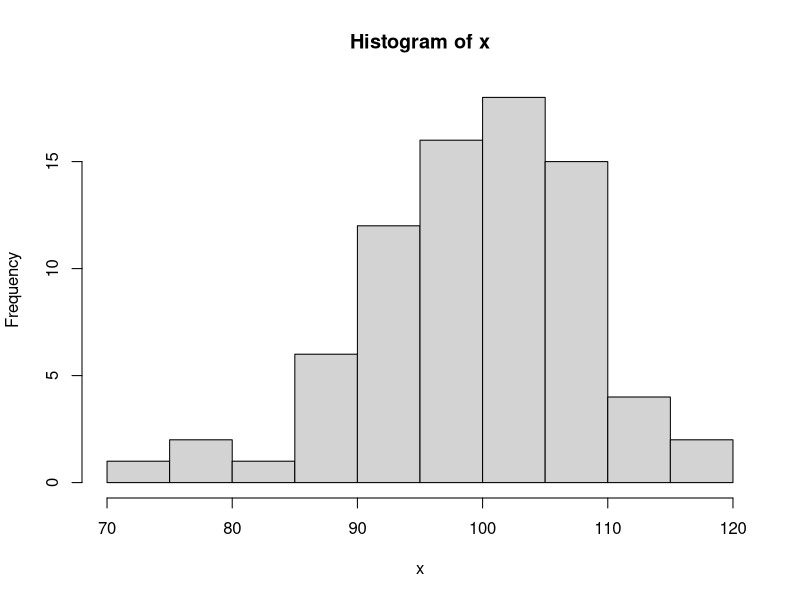
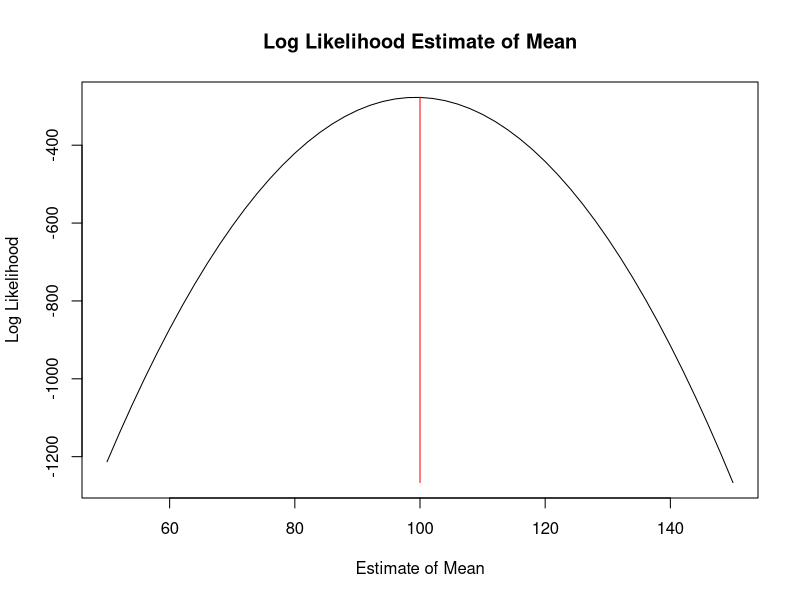
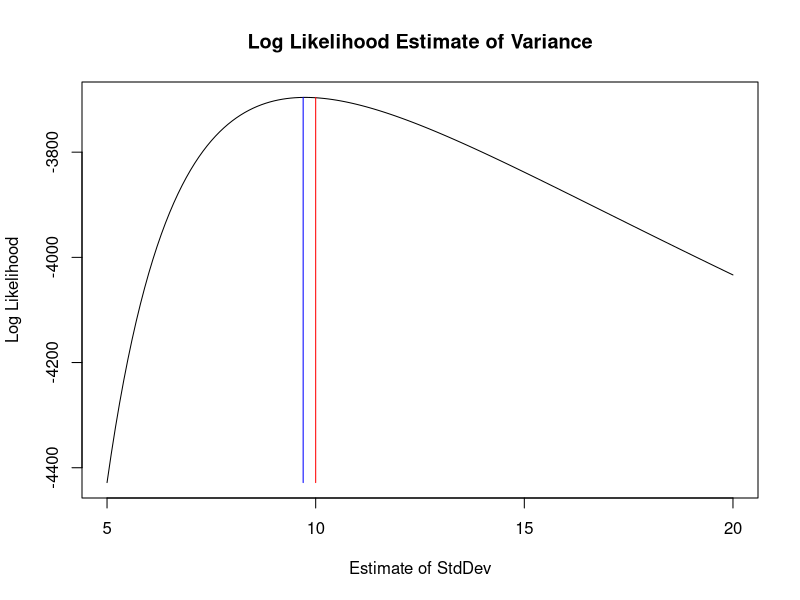
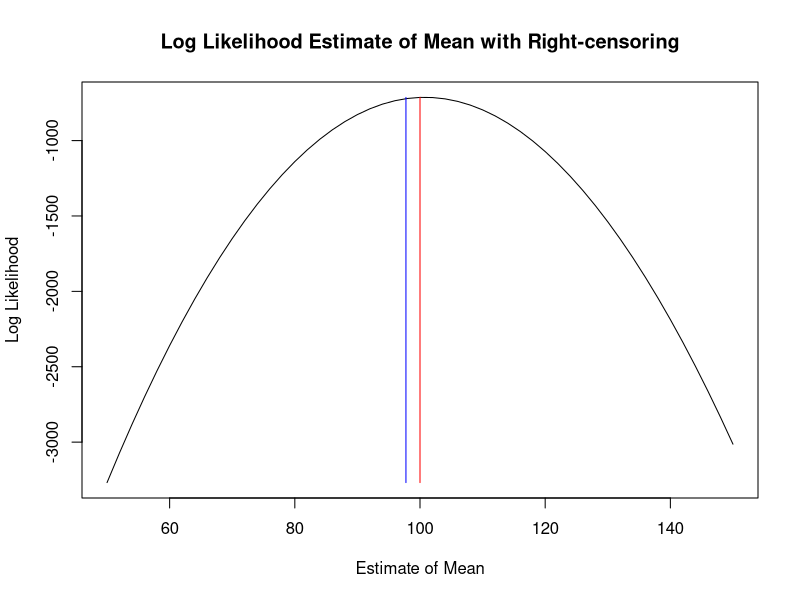
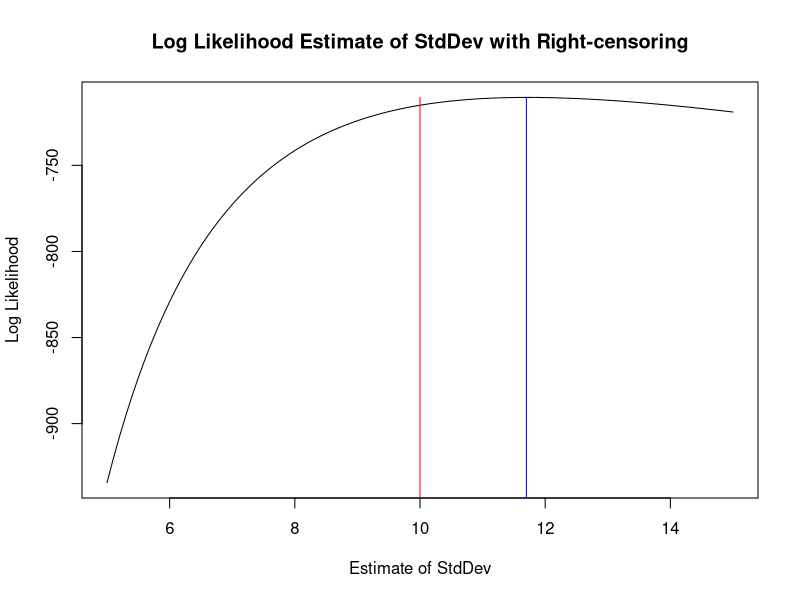
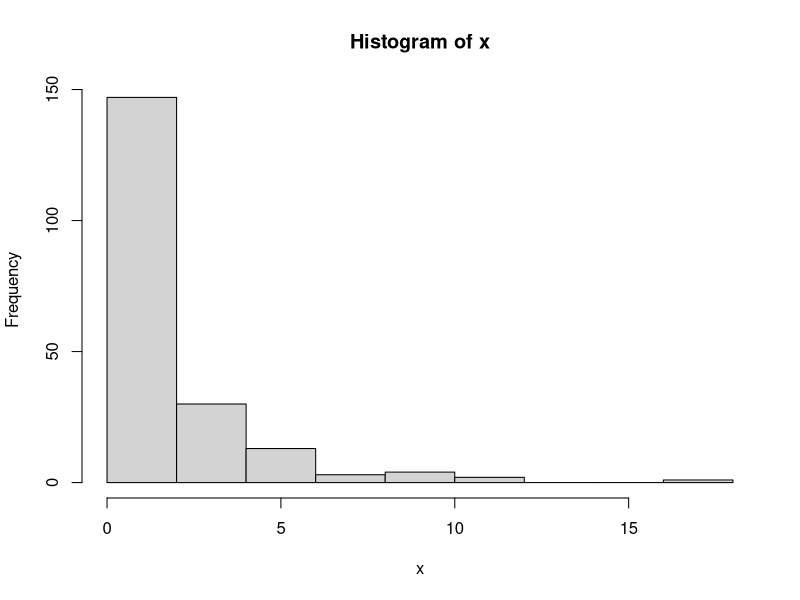
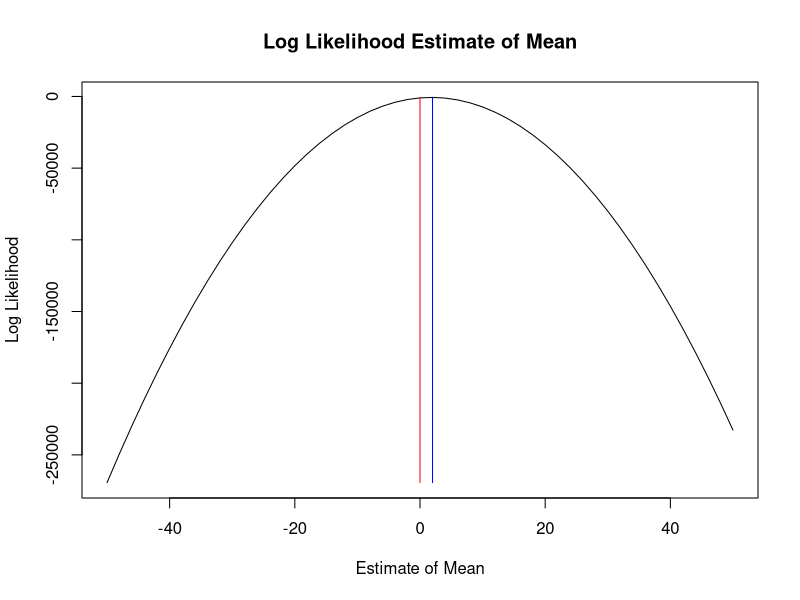
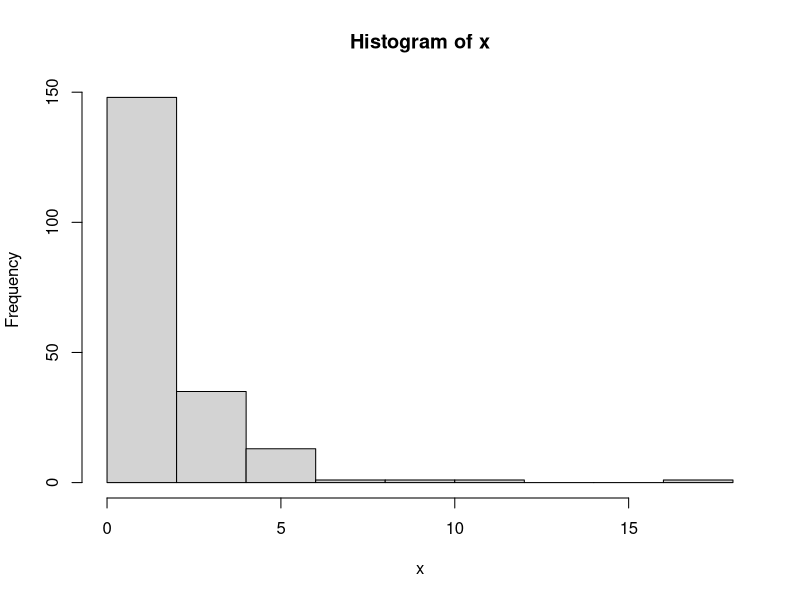

Source code (R) for these figures, in order: (Note: this script raises an error after producing the figures.)


 

#-----------------------------------
#  Example 1
#  known standard deviation
#  find mu by MLE
#-----------------------------------

x = rnorm(77, mean=100, sd=10)

hist(x)

logL.fn1 = function(z, u)
{ln.fz = dnorm(z, mean = u, sd = 10, log = TRUE)}

 #ln.fz = -log(sqrt(2*pi)) - log(sigma) - (0.5/(sigma^2))*(z - u)^2

mu = seq(50, 150, by=2)

lnL.mu = sapply(x, logL.fn1, mu)
lnL.sum = apply(lnL.mu, 1, sum)

plot(mu, lnL.sum, type='l', 
main="Log Likelihood Estimate of Mean", 
xlab="Estimate of Mean", ylab="Log Likelihood")
segments(x0=100, y0=min(lnL.sum), x1=100, y1=max(lnL.sum), col='red')

mu.max = mu[lnL.sum==max(lnL.sum)]
#-----------------------------------


#-----------------------------------
#  Example 2
#  known mu
#  find standard deviation by MLE
#-----------------------------------

x = rnorm(1000, mean=100, sd=10)

logL.fn2 = function(z, sigma){ln.fz = dnorm(z, mean = 100, sd = sigma, log = TRUE)}

sig = 50:200/10

lnL.sigma = sapply(x, logL.fn2, sig)
lnL.sum = apply(lnL.sigma, 1, sum)

plot(sig, lnL.sum, type='l', 
main="Log Likelihood Estimate of Variance", 
xlab="Estimate of StdDev", ylab="Log Likelihood")
segments(x0=10, y0=min(lnL.sum), x1=10, y1=max(lnL.sum), col='red')

sd.max = sig[lnL.sum==max(lnL.sum)]
segments(x0=sd.max, y0=min(lnL.sum), x1=sd.max, y1=max(lnL.sum), col='blue')

#-----------------------------------


#-----------------------------------
#  Example 3
#  known sigma
#  find mu by MLE
#  Likelihood allowing for right-censoring
#-----------------------------------

x = sort(rnorm(200, mean=100, sd=10))
c = c(rep(1, 175), rep(0, 25)) #censoring indicator "1"=complete "0"=censored

mu = seq(50, 150, by=2)

logL.mu.complete = function(z, u)
{ln.fz = dnorm(z, mean = u, sd = 10, log = TRUE)}

logL.mu.rcensored = function(z, u)
{ln.fz = pnorm(z, mean = u, sd = 10, lower.tail = FALSE, log.p = TRUE)}

lnL.mu.comp <- t(sapply(x[c==1], logL.mu.complete, mu))
lnL.mu.rcens <- t(sapply(x[c==0], logL.mu.rcensored, mu))

lnL.mu.all = rbind(lnL.mu.comp, lnL.mu.rcens)

lnL.mu.sum = apply(lnL.mu.all, 2, sum)

plot(mu, lnL.mu.sum, type='l', 
main="Log Likelihood Estimate of Mean with Right-censoring", 
xlab="Estimate of Mean", ylab="Log Likelihood")
segments(x0=100, y0=min(lnL.mu.sum), x1=100, y1=max(lnL.mu.sum), col='red')

#calculate mean for only 'complete' observations
xm1 = mean(x[c==1])

#calculate mean for all observations, but treating 'right censored' 
#as if they failed at the same time (termination time of test)
x2 = c( x[c==1], (rep(x[176], length(x[c==0]))) )
xm2 = mean(x2)

segments(x0=xm1, y0=min(lnL.mu.sum), x1=xm1, y1=max(lnL.mu.sum), col='blue')

mu.max = mu[lnL.mu.sum==max(lnL.mu.sum)]
#-----------------------------------


#-----------------------------------
#  Example 4
#  known mean
#  find sigma by MLE
#  Likelihood allowing for right-censoring
#-----------------------------------

x = sort(rnorm(200, mean=100, sd=10))
c = c(rep(1, 175), rep(0, 25)) #censoring indicator "1"=complete "0"=censored

sig = 1:200/10

logL.sigma.complete = function(z, sigma)
{ln.fz = dnorm(z, mean = 100, sd = sigma, log = TRUE)}

logL.sigma.rcensored = function(z, sigma)
{ln.fz = pnorm(z, mean = 100, sd = sigma, lower.tail = FALSE, log.p = TRUE)}

lnL.sigma.comp <- t(sapply(x[c==1], logL.sigma.complete, sig))
lnL.sigma.rcens <- t(sapply(x[c==0], logL.sigma.rcensored, sig))

lnL.sigma.all = rbind(lnL.sigma.comp, lnL.sigma.rcens)

lnL.sigma.sum = apply(lnL.sigma.all, 2, sum)

plot(sig[50:150], lnL.sigma.sum[50:150], type='l', 
main="Log Likelihood Estimate of StdDev with Right-censoring", 
xlab="Estimate of StdDev", ylab="Log Likelihood")
segments(x0=10, y0=min(lnL.sigma.sum), x1=10, y1=max(lnL.sigma.sum), col='red')
x9=sig[lnL.sigma.sum == max(lnL.sigma.sum)]
segments(x0=x9, y0=min(lnL.sigma.sum), x1=x9, y1=max(lnL.sigma.sum), col='blue')


#calculate stddev for only 'complete' observations
xsd1 = sd(x[c==1])

#calculate stddev for all observations, but treating 'right censored' 
#as if they failed at the same time (termination time of test)
xs2 = c( x[c==1], (rep(x[176], length(x[c==0]))) )
xsd2 = sd(xs2)

segments(x0=xm1, y0=min(lnL.sum), x1=xm1, y1=max(lnL.sum), col='blue')

sd.max = sig[lnL.sigma.sum==max(lnL.sigma.sum)]
#-----------------------------------


#-----------------------------------
#  Example 5 
#  Data from lognormally distributed population
#  known scale
#  find mu by MLE - but mistakenly assume normal dist
#-----------------------------------

x = rlnorm(n=200, meanlog = 0, sdlog = 1)
hist(x)

logL.fn1 = function(z, u){ln.fz = dnorm(z, mean = u, sd = 1, log = TRUE)}

mu = seq(-50, 50, by=2)

lnL.mu = sapply(x, logL.fn1, mu)
lnL.sum = apply(lnL.mu, 1, sum)

mle.mu = cbind(mu, lnL.sum)
plot(mu, lnL.sum, type='l', 
main="Log Likelihood Estimate of Mean", 
xlab="Estimate of Mean", ylab="Log Likelihood")
segments(x0=0, y0=min(lnL.sum), x1=0, y1=max(lnL.sum), col='red')
x9 = mu[lnL.sum == max(lnL.sum)]
segments(x0=x9, y0=min(lnL.sum), x1=x9, y1=max(lnL.sum), col='blue')

mu.max = mu[lnL.sum==max(lnL.sum)]
#-----------------------------------


#-----------------------------------
#  Example 6 
#  Data from lognormally distributed population
#  known scale
#  find mu by MLE - but correctly assume lognormally dist
#-----------------------------------

x = rlnorm(n=200, meanlog = 0, sdlog = 1)
hist(x)

logL.fn1 = function(z, u){ln.fz = dlnorm(z, mean = u, sd = 1, log = TRUE)}

mu = seq(-50, 50, by=2)

lnL.mu = sapply(x, logL.fn1, mu)
lnL.sum = apply(lnL.mu, 1, sum)

plot(mu, lnL.sum, type='l', 
main="Log Likelihood Estimate of Mean", 
xlab="Estimate of Mean", ylab="Log Likelihood")
segments(x0=0, y0=min(lnL.sum), x1=0, y1=max(lnL.sum), col='red')
x9 = mu[lnL.sum == max(lnL.sum)]
segments(x0=x9, y0=min(lnL.sum), x1=x9, y1=max(lnL.sum), col='blue')

mu.max = mu[lnL.sum==max(lnL.sum)]
#-----------------------------------


 

#-----------------------------------
#  Example 7 
#  Data from normally distributed population
#  unknown mean and standard deviation
#  find mu and stddev by MLE using matrix of results
#-----------------------------------

x = rnorm(n=375, mean = 100, sd = 10)
#hist(x)

logL.fn1 = function(z, u, s){ln.fz = dnorm(z, mean = u, sd = s, log = TRUE)}

mu.vec = seq(70, 130, by=1)
sig.vec = seq(5, 15, by=1)

lnL.df = as.data.frame(array(data = NA, dim = c(length(mu.vec)*length(sig.vec),6)))
colnames(lnL.df) = c("index","j","i","mu","sig","lnL")

for (j in 1:length(mu.vec))
{
 for (i in 1:length(sig.vec))
 {
 index = i + (j-1)*length(sig.vec)
 lnL.sum = sum(sapply(x, logL.fn1, mu.vec[j], sig.vec[i]))
 lnL.df[index,1] = index
 lnL.df[index,2] = j
 lnL.df[index,3] = i
 lnL.df[index,4] = mu.vec[j]
 lnL.df[index,5] = sig.vec[i]
 lnL.df[index,6] = lnL.sum
 }
}

lnL.min.ind = lnL.df[lnL.df$lnL==min(lnL.df$lnL), 1]
lnL.min.mu = lnL.df[lnL.df$lnL==min(lnL.df$lnL), 4]
lnL.min.sig = lnL.df[lnL.df$lnL==min(lnL.df$lnL), 5]
lnL.min.val = lnL.df[lnL.df$lnL==min(lnL.df$lnL), 6]

lnL.max.ind = lnL.df[lnL.df$lnL==max(lnL.df$lnL), 1]
lnL.max.mu = lnL.df[lnL.df$lnL==max(lnL.df$lnL), 4]
lnL.max.sig = lnL.df[lnL.df$lnL==max(lnL.df$lnL), 5]
lnL.max.val = lnL.df[lnL.df$lnL==max(lnL.df$lnL), 6]

library(scatterplot3d)
help(scatterplot3d)


par(mfrow=c(2,2))

s3d = scatterplot3d(x=lnL.df$mu, y=lnL.df$sig, z=lnL.df$lnL, 
 main="Loglikelihood of Mu and Sigma", xlab="mu", ylab="sigma", zlab="Log Likelihood")
s3d$points3d(lnL.max.mu, lnL.max.sig, lnL.max.value, col="red", type="h", pch=16)

plot(lnL.df$mu, lnL.df$lnL, type='p', main="Log Likelihood Estimate of Mean", 
 xlab="mu", ylab="Log Likelihood")
segments(x0=lnL.max.mu, y0=min(lnL.df$lnL), x1=lnL.max.mu, y1=max(lnL.df$lnL), col='red')

plot(lnL.df$sig, lnL.df$lnL, type='p', main="Log Likelihood Estimate of Sigma", 
 xlab="sigma", ylab="Log Likelihood")
segments(x0=lnL.max.sig, y0=min(lnL.df$lnL), x1=lnL.max.sig, y1=max(lnL.df$lnL), col='red')

#-----------------------------------




#-----------------------------------
#  Example 8 
#  Data from exponentially distributed population
#  known lambda (aka rate)
#  find lambda by MLE 
#-----------------------------------

x = rexp(n=1000, rate=15)

#par(mfrow=c(2,1))
#hist(x.pop)
#hist(x.sample)

logL.fn1 = function(z, scale){ln.fz = dexp(z, scale, log = TRUE)}

lambda = seq(1, 30, by=0.01)

lnL.lambda = sapply(x.sample, logL.fn1, lambda)
lnL.sum = apply(lnL.lambda, 1, sum)

lambda.max = lambda[lnL.sum==max(lnL.sum)]


plot(lambda, lnL.sum, type='l', 
main="Log Likelihood Estimate of lambda (rate)", 
xlab="Estimate of lambda", ylab="Log Likelihood")
segments(x0=15, y0=min(lnL.sum), x1=15, y1=max(lnL.sum), col='red')
x9 = lambda[lnL.sum == max(lnL.sum)]
segments(x0=x9, y0=min(lnL.sum), x1=x9, y1=max(lnL.sum), col='blue')

#-----------------------------------


#-----------------------------------
#  Example 9 
#  Data from exponentially distributed population
#  known lambda (aka rate=15)
#  find scale of Weibull by MLE (should equal 1)
#  with Weibull scale parameter equal to 1/lambda
#-----------------------------------
par(mfrow=c(1,1))
x = rexp(n=1000, rate=15)
hist(x)

logL.fn1 = function(z, shape){ln.fz = dweibull(z, shape, scale = 1/15, log = TRUE)}

wshape = seq(0.1, 2, by=0.1)

lnL.shape = sapply(x, logL.fn1, wshape)
lnL.sum = apply(lnL.shape, 1, sum)


plot(wshape, lnL.sum, type='l', 
main="Log Likelihood Estimate of Shape", 
xlab="Estimate of Shape", ylab="Log Likelihood")
segments(x0=1, y0=min(lnL.sum), x1=1, y1=max(lnL.sum), col='red')
x9 = wshape[lnL.sum == max(lnL.sum)]
segments(x0=x9, y0=min(lnL.sum), x1=x9, y1=max(lnL.sum), col='blue')

wshape.max = wshape[lnL.sum==max(lnL.sum)]
#-----------------------------------


#-----------------------------------
#  Example 10 
#  Data from exponentially distributed population
#  known lambda (aka rate)
#  set Shape of Weibull to equal 1
#  find Weibull Scale parameter (should be equal to exp lambda)
#-----------------------------------

#y = rweibull(n=1000, shape=1, scale=1/15)
x = rexp(n=1000, rate=15)
#par(mfrow=c(2,1))
hist(x)
#hist(y)

logL.fn1 = function(z, scale){ln.fz = dweibull(z, shape=1, scale, log = TRUE)}

wscale = seq(0.01, 1, by=0.001)

lnL.scale = sapply(x, logL.fn1, wscale)
lnL.sum = apply(lnL.scale, 1, sum)

plot(wscale, lnL.sum, type='l', 
main="Log Likelihood Estimate of Scale", 
xlab="Estimate of Scale", ylab="Log Likelihood")
segments(x0=1/15, y0=min(lnL.sum), x1=1/15, y1=max(lnL.sum), col='red')
x9 = wscale[lnL.sum == max(lnL.sum)]
segments(x0=x9, y0=min(lnL.sum), x1=x9, y1=max(lnL.sum), col='blue')

wscale.max = wscale[lnL.sum==max(lnL.sum)]
#-----------------------------------

 

#-----------------------------------
#  Example 11 
#  Data from exponentially distributed population
#  known lambda (aka rate)
#  Take random sample and estimate lambda by MLE 
#  Demonstrate that the MLE is asymptotically normal
#-----------------------------------

#Define a "population" from an Exponential distribution
x.pop = rexp(n=10000, rate=15)

l.max.vec = array(data = NA, dim = 1000, dimnames = NULL)

for (i in 1:1000)
{
x.sample = sample(x.pop, size=100, replace=TRUE)

logL.fn1 = function(z, scale){ln.fz = dexp(z, scale, log = TRUE)}

lambda = seq(1, 30, by=0.1)

lnL.lambda = sapply(x.sample, logL.fn1, lambda)
lnL.sum = apply(lnL.lambda, 1, sum)

lambda.max = lambda[lnL.sum==max(lnL.sum)]
l.max.vec[i] = lambda.max
}

l.max.ordered = sort(l.max.vec, decreasing=FALSE)
lcl.lambda = l.max.ordered[25]
ucl.lambda = l.max.ordered[975]
median.lambda = l.max.ordered[500]
min.lambda = min(l.max.ordered)
max.lambda = max(l.max.ordered)

hist(l.max.vec)
segments(x0=median.lambda, y0=0, x1=median.lambda, y1=300, col="blue")
segments(x0=lcl.lambda, y0=0, x1=lcl.lambda, y1=300, col="red")
segments(x0=ucl.lambda, y0=0, x1=ucl.lambda, y1=300, col="red")

#-----------------------------------


 
